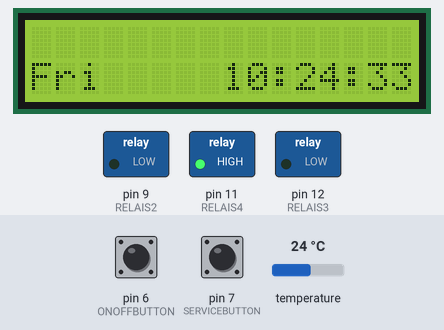
A sketch run on a simulated Arduino Uno, built with avr-gcc and run on an emulated ATmega328P. On the bench: 16×2 character LCD, switched loads named in the sketch (green lamp = pin HIGH). The test bench sets the inputs (shaded band); at power-on: temperature 24 °C, pin 7 (SERVICEBUTTON) HIGH, pin 6 (ONOFFBUTTON) HIGH. WiFi joins after 1.5 s; servers stay silent unless stated; the local clock reads 2024-03-15 10:24:30 at power-on unless the sketch sets it; what the sketch prints to the serial monitor is not drawn.

Above: at 3.7 s.
3.8 s: temperature set to 30.2 °C
At 5.2 s:
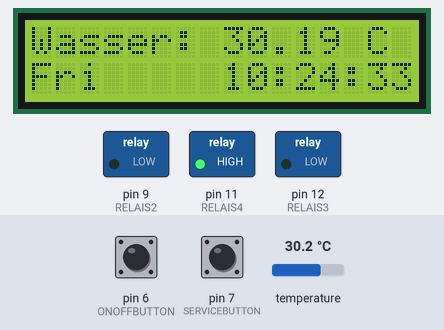
11.8 s: temperature set to 31.5 °C
At 15.0 s:
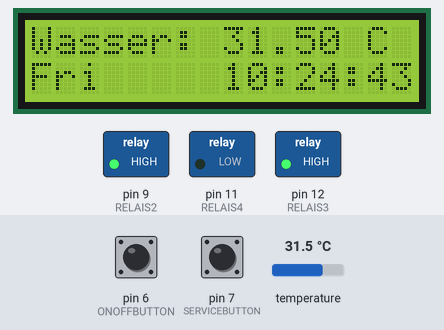
21.3 s: pin 7 (SERVICEBUTTON) pulled LOW for 3.2 s
At 24.5 s:
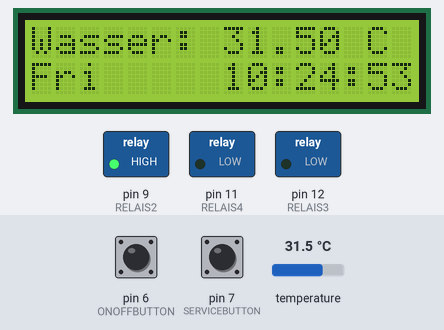
28.0 s: pin 6 (ONOFFBUTTON) pulled LOW for 1.6 s
At 31.2 s:
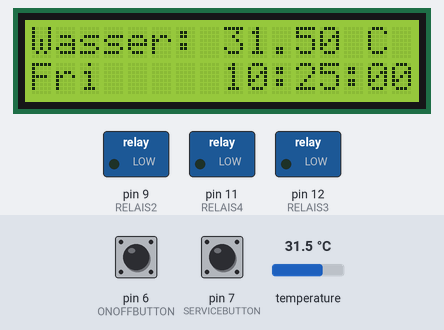
34.4 s: pin 7 (SERVICEBUTTON) pulled LOW for 1.6 s
At 37.8 s:
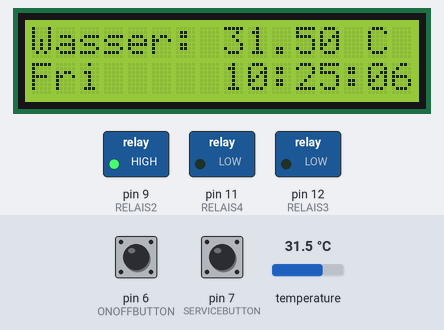
40.8 s: pin 6 (ONOFFBUTTON) pulled LOW for 1.6 s
At 44.5 s:
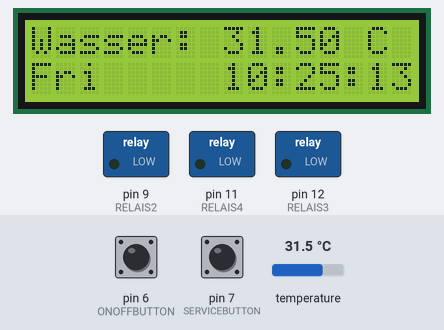
Timing chart, 0 to 47.2 s (numbered marks = the images above; inputs shaded):
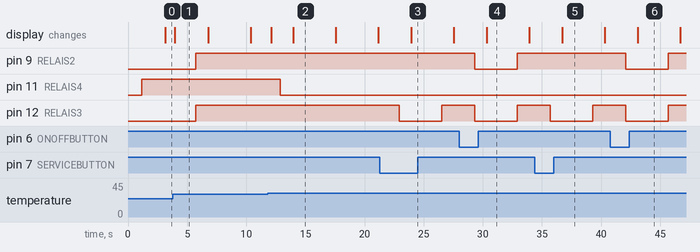

The sketch:

AquariumSteuerung.ino
```cpp
#include "Arduino.h"
//#include "LiquidCrystal\LiquidCrystal.h" //LCD-Bibliothek laden
//#include <LiquidCrystal.h> //LCD-Bibliothek laden

#include <OneWire.h>
#include <LiquidCrystal_I2C.h>
#include <ds3231.h>
#include <Ethernet.h>
#include <SPI.h>
#include <DallasTemperature.h>
#include <EthernetUdp.h>

#include "Definitions.h"
#include "Display.h"
#include "Light.h"
#include "Heater.h"
#include "Pump.h"
#include "DateTime.h"


/*const String WINTER  = "winter";
const String SOMMER = "sommer";
const String SYNC = "sync";
const String SERVICE = "service";
const String TEMP = "temperature";
const String NORMAL = "normal";
//const String NO = "no";
const String DPIN1 = "pin1";
const String DPIN2 = "pin2";
const String DPIN3 = "pin3";
const String DPIN4 = "pin4";
const String DPIN5 = "pin5";
const String DPIN6 = "pin6";
const String DPIN7 = "pin7";     // Service
const String DPIN8 = "pin8";     // onOff
const String DPIN9 = "pin9";     //Light
const String DPIN10 = "pin10";   // Pump
const String DPIN11 = "pin11";   // Heater
const String DPIN12 = "pin12";
*/

long refresh=0;
bool serviceModeOn = false;


// Init the DS3231 using the hardware interface
DS3231  rtc(SDA, SCL);
OneWire  ds(TEMPSENSOR);
DallasTemperature sensors(&ds);
/// Belegung SDA, SCL
/// Arduino SDA = PinAnalog 4
///         SLC = Pin Analog 5

LiquidCrystal_I2C lcd(0x27,16,2);

// functionDeclaration
bool setServiceMode();
bool setOff();
bool connected;

class Display *display;
class Light *light;
class Heater *heater;
class Pump *pump;
class DateTime* dateTime;

bool synchronise();
//void sentToWebServer();

// assign a MAC address for the Ethernet controller.
// fill in your address here:


byte mac[] = {
  0xDE, 0xAD, 0xBE, 0xEF, 0xFE, 0xED
};
// assign an IP address for the controller:
IPAddress ip(192, 168, 0, 22);
//IPAddress server(10, 0, 2, 15);
EthernetClient client;
EthernetServer eserver(23);
IPAddress server(184, 188, 16, 158);
IPAddress webServer(192, 168, 0, 2);
//void getCharFromEthernet();
String remoteString;


void setup()
{
// Add your initialization code here
	Serial.begin(9600);
	while (!Serial) {
		    ; // wait for serial port to connect. Needed for native USB port only
		  }
	Serial.println("Setup\n");
	lcd.init();
	rtc.begin();
	lcd.begin(16,2);
	lcd.backlight();
	connected = false;

	Serial.println("ready setup");
	rtc.begin();
	sensors.begin();
	sensors.setResolution(TEMP_RESOLUTION);


	refresh = 0;
	Serial.println("initialised");

	// start the Ethernet connection and the server:

	Ethernet.begin(mac, ip);
	Serial.begin(9600);
	while(!Serial)
	{;
	}
	delay(1000);
	eserver.begin();
/*	if (client.connect(server, 10002)) {
	    Serial.println("connected");
	}
	else
	{
		Serial.println("connection failed");
	}*/
	//client.connect(server,23);

	pinMode(RELAIS2,OUTPUT);
	pinMode(RELAIS3,OUTPUT);
	pinMode(RELAIS4,OUTPUT);

	pinMode(SERVICEBUTTON,INPUT_PULLUP);
	pinMode(ONOFFBUTTON,INPUT_PULLUP);
	pinMode(TEMPSENSOR,INPUT);


	display = new Display(&sensors,&lcd,&rtc);
	light = new Light(&rtc);
	heater = new Heater();
	pump = new Pump();
//	dateTime = new DateTime();

	//rtc.setDate(28,10,2018);
	//rtc.setDOW(6);
//	rtc.setTime(18,5,00);

	delay(1000);

	Serial.println("synchronise");
//	synchronise();
}


// The loop function is called in an endless loop
void loop()
{

	Serial.println("loop begin");
	//lcd.clear();
	//lcd.print(rtc.getTemp());
	delay(1000);
	//rtc.getDateStr();
//	Serial.print(rtc.getDateStr());

	display->setTime();
	display->setTemperature();


	delay(DELAYTIME_BASE);
//	Serial.println("loop begin");

	if(TO_ACTUALISE(refresh,TOGGLE_TIME_DISPLAY))
	{
		display->setTemperature();
	}

	if(!setOff())
	{
		if(!setServiceMode())
		{
		//	Serial.println("ServiceModeOff");

			float celsius = display->getWaterTemperature();
			//Serial.println("celsius");
			heater->setHeaterOnOff(celsius);

			if(TO_ACTUALISE(refresh,ACTUALISE_LIGHT_MULTiPLIER))
			{
				light->setLighOnOff();
				pump->setPumpOn();
			}
		}
	}
	refresh = refresh+1;

	if(refresh> REFRESHVARIABLE_MAX)
	{
		refresh = 0;
	}


/*	if(TO_ACTUALISE(refresh,ACTUALISE_NTC_MULTIPLIER))
	{
		synchronise();
	}*/

	//Serial.println("before reading char from telnet");


//	getCharFromEthernet();
//	sentToWebServer();
}

/*void sentToWebServer()
{
	client.connect(webServer, 80);
	if(client.connected()){
		Serial.println("WebClient connected");
		client.print("GET http://192.168.0.2/index.php?Time=");
		client.print(rtc.getTimeStr());
		Serial.println(rtc.getTimeStr());
	    client.print("&Temperatur=");
	    client.print(display->getWaterTemperature());
	    client.print("&Licht=");
	    client.print(light->getStatus());
	    client.print("&Pumpe=");
	    client.print(pump->getStatus());
	    client.print("&Heizung=");
	    client.print(heater->getStatus());
		client.println(" HTTP/1.0");
		client.println("Host: http://192.168.0.2");
		client.println();
	}
	client.stop();
}*/


/*void getCharFromEthernet()
{
	 client = eserver.available();
	 if (client.available()) {
		 Serial.println("client availible");
		    if (!connected) {
		      client.flush();
		      connected = true;
		    }

	    char c = client.read();
	    remoteString +=c;
	    remoteAction(remoteString);
	  }
	 else
	 {
		 Serial.println("client not availible");
	 }
	  // if the server's disconnected, stop the client:
	  if (!client.connected()) {
	    Serial.println();
	    client.stop();
	    remoteString = "";
	  }
}*/


/*void remoteAction(String rString)
{
	/* Verbindung mit Telnet Server
	 * 	 * telnet
	 * open 192.168.0.22
	 * warten
	 * winter - Winterzeit -1h
	 * sommer - Sommerzeit +1 h
	 * sync - mit Timeserver sychronisieren
	 * service - Servicemode einstellen, temperatur und pumpe aus, Licht an
	 * normal  - Normalmode einstellen, d.h SErviceMode zurückstellen, tempertur, pumpe,licht an (abhängig Uhrzeit)
	 */

/*	Serial.println(rString);
	int hour = rtc.getTime().hour;
	if(rString == WINTER)
	{
		hour = hour -1;
		rtc.setTime(hour,rtc.getTime().min,rtc.getTime().sec);
		Serial.println("set Wintertime");
		remoteString = "";

	}
	else if (rString == SOMMER)
	{
		hour = hour +1;
		rtc.setTime(hour,rtc.getTime().min,rtc.getTime().sec);
		Serial.println("set Summertime");
		remoteString = "";
	}
	else if(rString == SYNC)
	{
		synchronise();
	}
	else if(rString == SERVICE)
	{
		serviceModeOn = true;
	}
	else if(rString == NORMAL)
	{
		serviceModeOn = false;
	}
	else if(rString == TEMP)
	{
		sendTemperaturToClient();
	}
	else if(rString == DPIN1)
	{
		sendoutputPinState(1);
	}
	else if(rString == DPIN2)
	{
		sendoutputPinState(2);
	}
	else if(rString == DPIN3)
	{
		sendoutputPinState(3);
	}
	else if(rString == DPIN4)
	{
		sendoutputPinState(4);
	}
	else if(rString == DPIN5)
	{
		sendoutputPinState(5);
	}
	else if(rString == DPIN6)
	{
		sendoutputPinState(6);
	}
	else if(rString == DPIN7)
	{
		sendoutputPinState(7);
	}
	else if(rString == DPIN8)
	{
		sendoutputPinState(8);
	}
	else if(rString == DPIN9)
	{
		sendoutputPinState(9);
	}
	else if(rString == DPIN10)
	{
		sendoutputPinState(10);
	}
	else if(rString == DPIN11)
	{
		sendoutputPinState(11);
	}
	else if(rString == DPIN12)
	{
		sendoutputPinState(12);
	}
}*/


bool setServiceMode()
{
	bool retVal=false;

	if((digitalRead(SERVICEBUTTON)==INACTIVE) || serviceModeOn)  //switch on
	{
		//Serial.println("ServiceMode set");
		light->setLightOn();
		pump->setPumpOff();
		heater->setHeaterOff();
		retVal=true;
	}
	return retVal;
}

bool setOff()
{
	bool retVal = false;
	if(digitalRead(ONOFFBUTTON)==INACTIVE) // Switch on
	{
		light->setLightOff();
		pump->setPumpOff();
		heater->setHeaterOff();
		retVal=true;
	}
	return retVal;
}

/*bool synchronise()
{
	bool sync = false;
	//Serial.print("actualise ");
	Serial.println(rtc.getTimeStr());

	int i = 0;
	while(i< 10)
	{
		if(sync)
			break;


		if(dateTime->isNewSync())
		{
			//Serial.print("Have new Synchronisation ");
			int hours = dateTime->getHours();
			int minutes = dateTime->getMinutes();
			int seconds = dateTime->getSeconds();
			int diff = dateTime->getTimeDiff(rtc.getTime());
			hours = hours + diff;
			//Serial.print("set the time ");
			rtc.setTime(hours,minutes,seconds);

			//Serial.print("The new received UTC time is ");
			//Serial.print(hours);
			//Serial.print(":");
			//Serial.print(minutes);
			//Serial.print(":");
			//Serial.println(seconds);
			//rtc.setTime(hours,minutes,seconds);
			sync = true;
		}
	delay(500);
	i = i+1;
	}
	return sync;
}*/

/*void sendoutputPinState(int pin)
{
//  client = eserver.available();
  client.print("digital pin ");
  client.print(pin);
  client.print(" is ");
  if (digitalRead(pin)) {
    client.println("HIGH");
  }
  else
    client.println("LOW");
}*/

/*void sendTemperaturToClient()
{
//  client = eserver.available();
  client.print("Temperatur");
  client.print(" is ");
  client.print( display->getWaterTemperature());
}*/
```

DateTime.cpp
```cpp
/*
 * DateTime.cpp
 *
 *  Created on: 31.03.2018
 *      Author: Udo
 */
/*
//#include "Arduino.h"
#include <EthernetUdp.h>
#include <Ethernet.h>

#include "DateTime.h"

const int NTP_PACKET_SIZE = 48; // NTP time stamp is in the first 48 bytes of the message
byte packetBuffer[ NTP_PACKET_SIZE]; //buffer to hold incoming and outgoing packets
EthernetUDP Udp;
char timeServer[] = "pool.ntp.org";
//char timeServer[] = "time.nist.gov"; // time.nist.gov NTP server
unsigned int localPort = 8888;       // local port to listen for UDP packets


/*DateTime::DateTime() {
	summerWinterTimeArray[0][0] = 2018;
	summerWinterTimeArray[0][1] = 10;
	summerWinterTimeArray[0][2] = 28;

	summerWinterTimeArray[1][0] = 2019;
	summerWinterTimeArray[1][1] = 3;
	summerWinterTimeArray[1][2] = 31;

/*	summerWinterTimeArray[2][0] = 2019;
	summerWinterTimeArray[2][1] = 10;
	summerWinterTimeArray[2][2] = 27;

	summerWinterTimeArray[3][0] = 2020;
	summerWinterTimeArray[3][1] = 3;
	summerWinterTimeArray[3][2] = 29;

	summerWinterTimeArray[4][0] = 2020;
	summerWinterTimeArray[4][1] = 10;
	summerWinterTimeArray[4][2] = 25;


	hour=0;
	minute=0;
	second=0;
	year=0;
	month=0;
	day=0;

	// take care, Ethernet must be activated before
	// Ethernet begin
	Udp.begin(localPort);
}

DateTime::~DateTime() {
	// TODO Auto-generated destructor stub
}

void DateTime::sendNTPpacket(char* address)
{
	  memset(packetBuffer, 0, NTP_PACKET_SIZE);
	  // Initialize values needed to form NTP request
	  // (see URL above for details on the packets)
	  packetBuffer[0] = 0b11100011;   // LI, Version, Mode
	  packetBuffer[1] = 0;     // Stratum, or type of clock
	  packetBuffer[2] = 6;     // Polling Interval
	  packetBuffer[3] = 0xEC;  // Peer Clock Precision
	  // 8 bytes of zero for Root Delay & Root Dispersion
	  packetBuffer[12]  = 49;
	  packetBuffer[13]  = 0x4E;
	  packetBuffer[14]  = 49;
	  packetBuffer[15]  = 52;
	  // all NTP fields have been given values, now
	  // you can send a packet requesting a timestamp:
	  Udp.beginPacket(address, 123); //NTP requests are to port 123
	  Udp.write(packetBuffer, NTP_PACKET_SIZE);
	  Udp.endPacket();
}


bool DateTime:: isNewSync()
{
	bool isSync = false;
	sendNTPpacket(timeServer); // send an NTP packet to a time server

	delay(100);
	Udp.read(packetBuffer, NTP_PACKET_SIZE); // read the packet into the buffer

	// the timestamp starts at byte 40 of the received packet and is four bytes,
	// or two words, long. First, extract the two words:

	unsigned long highWord = word(packetBuffer[40], packetBuffer[41]);
	unsigned long lowWord = word(packetBuffer[42], packetBuffer[43]);
	// combine the four bytes (two words) into a long integer
	// this is NTP time (seconds since Jan 1 1900):
	unsigned long secsSince1900 = highWord << 16 | lowWord;

	if(secsSince1900 > 0){


		Serial.print("Seconds since Jan 1 1900 = ");
		Serial.println(secsSince1900);

		// now convert NTP time into everyday time:
		Serial.print("Unix time = ");
		// Unix time starts on Jan 1 1970. In seconds, that's 2208988800:
		const unsigned long seventyYears = 2208988800UL;
		// subtract seventy years:
		unsigned long epoch = secsSince1900 - seventyYears;
		// print Unix time:
		Serial.println(epoch);


		// print the hour, minute and second:
		Serial.print("The UTC time is ");       // UTC is the time at Greenwich Meridian (GMT)
		hour = ((epoch  % 86400L) / 3600);
		Serial.print((epoch  % 86400L) / 3600); // print the hour (86400 equals secs per day)
		Serial.print(':');
		if (((epoch % 3600) / 60) < 10) {
				// In the first 10 minutes of each hour, we'll want a leading '0'
			Serial.print('0');
		}
		minute = ((epoch  % 3600) / 60);
		Serial.print((epoch  % 3600) / 60); // print the minute (3600 equals secs per minute)

		Serial.print(':');
		if ((epoch % 60) < 10) {
		// In the first 10 seconds of each minute, we'll want a leading '0'
			Serial.print('0');
		 }
		second = epoch % 60;
		Serial.println(epoch % 60); // print the second
		isSync = true;
	}
		// wait ten seconds before asking for the time again
	delay(3000);
	Udp.parsePacket();
	Ethernet.maintain();
	return isSync;
}


int DateTime::getTimeDiff(Time time)
{
	// it is wintertime as default
	int timeDiff = 1;
	Serial.print("get to Function getTimeDiff month is: ");
	Serial.println(time.mon);
	// timechange every mach and octoer
	// other month not critical
	// between April and September it is summerTime, add two hours
	if((time.mon > MARCH) && (time.mon < OCTOBER))
	{
		Serial.println("after march and before october, no change of time ");
		return 2;
	}
	// between january and February and november and december it is wintertime add one hour
	else if ((time.mon < MARCH) && (time.mon > OCTOBER))
	{
		Serial.println("before march and after october, no change of time ");
		return 1;
	}

	// find array year
	uint16_t yearIndex = 0;
	bool summerTime = true;
	for(yearIndex=0;yearIndex<ARRAYYEAR_COUNT;++yearIndex)
	{
		// search year
		if(summerWinterTimeArray[yearIndex][0]==time.year)
		{
			Serial.println("it is the year ");
			// if it is october go one arry further, and it is wintertime
			if(time.mon  == OCTOBER)
			{
				Serial.println("it is october ");
				// second half of the year
				Serial.println("it is wintertime ");
				summerTime = false;
			}
			break;
		}
	}

	Serial.println(summerWinterTimeArray[yearIndex][2]);
	Serial.println(time.date);
	// it is either october or march, so get the day
	if(time.date == summerWinterTimeArray[yearIndex][2])
	{

		// summertime and after 2 oclock, go for two hours
		if(summerTime && (time.hour > CHANGEHOURE))
		{
			Serial.println("summerTime, timeDiff 2");
			timeDiff = 2;
		}
		// wintertime and after 2 oclock, go for one hours
		else if(!summerTime && (time.hour > CHANGEHOURE))
		{
			Serial.println("wintertime, timeDiff 1");
			timeDiff = 1;
		}
		// summertime and 2 oclock or before, go for two hours (it is still wintertime)
		else if(summerTime)
		{
			Serial.println("timeDiff 1");
			timeDiff = 1;
		}
		//
		else
		{
			Serial.println("else, timeDiff 2");
			timeDiff = 2;
		}
	}
	return timeDiff;
}*/
```

DateTime.h
```cpp
/*
 * DateTime.h
 *
 *  Created on: 31.03.2018
 *      Author: Udo
 */

/*#ifndef DATETIME_H_
#define DATETIME_H_

#include "DS3231.h"

#define ARRAYYEAR_COUNT 2
#define ARRAYDATECOUNT  3
#define SUMMERTIMEDIFF 2
#define WINTERTIMEDIFF 1
#define MARCH  3
#define OCTOBER 10
#define CHANGEHOURE  2


class DateTime {
public:
	DateTime();
	virtual ~DateTime();

	int getHours() {return hour;}
	int getMinutes() {return minute;}
	int getSeconds() {return second;}

	bool isNewSync();
	int getTimeDiff(Time time);

private:


	uint16_t hour;
	uint16_t minute;
	uint16_t second;
	uint16_t year;
	uint16_t month;
	uint16_t day;
	uint16_t summerWinterTimeArray[ARRAYYEAR_COUNT][ARRAYDATECOUNT];
	void sendNTPpacket(char* address);


};

#endif /* DATETIME_H_ */
```

Definitions.h
```cpp
#ifndef _DEFINITIONS
#define _DEFINITIONS

#include "Arduino.h"

// ARDUINO IN/OUT
#define RELAIS2       9     /// 6   //LIGHT  //OUT, gelb LED, graues Kabel
#define RELAIS3       12    /// 7    //PUMP  //OUT, rote LED , orange Kabel
#define RELAIS4       11    /// 8    //HEATER //OUT, blau LED. yellow Kabel,
#define TEMPSENSOR    8	    //TempSensor  //IN
#define SERVICEBUTTON 7     //ServiceButton  hight: Pump, TempSensor out//IN
#define ONOFFBUTTON   6    //ONOFFBUTTON +																														v     hight: Pump, TempSensor, Light out //IN
//#define LCD_RS		  12
//#define LCD_ENABLE	  13
//#define LCD_D0		  5
//#define LCD_D1		  4
//#define LCD_D2		  3
//#define LCD_D3		  2


// SDA PinA4
// SLC PinA5


// Belegung serieller Anschluss Relais
// Pin1  5V rot
// pin5  gnd sw
// pin6  light grau
// pin7 pump orange
// pin8 heater yellow


// Relais1 light
// Relais2 pump
// Relais3 heater

// Belegung serielle Schnittstelle
// 1 - 5V
// 5 - Ground
// 6,7,8,9 Daten


// LCD positions
#define CURSERPOSTEMPSTRING  0
#define CURSERPOSTEMPVALUE   8
#define CURSERPOSCSTRING     14
#define MAXSEC				 59
#define DISPLAYTOGGLETIME    20
#define TEMP_RESOLUTION      12

#define WATERTEMPERATUR_VALIDMAXVALUE  40
#define WATERTEMPERATUR_VALIDMINVALUE  10

// active and inavtive settings, can be changed for relais high active or low acive
#define ACTIVE          HIGH
#define INACTIVE        LOW

// value for actualising display  and light calculation
#define REFRESHVARIABLE_MAX   80000
#define TOGGLE_TIME_DISPLAY   200
#define DELAYTIME_BASE		  		200
#define ACTUALISE_LIGHT_MULTiPLIER  20
#define ACTUALISE_TIME_MULTIPLIER   800
#define ACTUALISE_PUMP_MULTIPLIER   2000
//#define ACTUALISE_NTC_MULTIPLIER    500
#define ACTUALISE_NTC_MULTIPLIER    80000

// macro calculate when to actualise
#define TO_ACTUALISE(REFRESH,MULTIPLIER) (!((REFRESH*DELAYTIME_BASE)%MULTIPLIER))

#endif
```

Heater.h
```cpp
/*
 * Heater.h
 *
 *  Created on: 28.05.2017
 *      Author: Udo
 */

#include <ds3231.h>

#ifndef HEATER_H_
#define HEATER_H_

#define WATERTEMP_HEATEROFF    31
#define WATERTEMP_HEATERON     29

// stati for light
enum class HEATER_STATUS
{
	HEATER_ON=0,
	HEATER_OFF
};


class Heater {
private:
	HEATER_STATUS heaterStatus;
public:
	Heater();
	virtual ~Heater();
	void setHeaterOnOff(float temperature);
	void setHeaterOn();
	void setHeaterOff();
	String getStatus();
};

#endif /* HEATER_H_ */
```

Source omitted: Display.cpp (2572 bytes), Display.h (1157 bytes), Heater.cpp (1102 bytes), Light.cpp (4875 bytes), Light.h (961 bytes), Pump.cpp (646 bytes), Pump.h (343 bytes), sloeber.ino.cpp (673 bytes)

Measured:
- the behaviour switches between 30.9 and 31 °C on temperature (found by bisection; images 1 and 2)
- after the input at 11.8 s, pin 11 (RELAIS4): HIGH → LOW after 1.1 s
- after the input at 21.3 s, pin 12 (RELAIS3): HIGH → LOW after 1.6 s, → HIGH 3.6 s later; the display: changes after 2.7 s (image 3)
- after the input at 28.0 s, pin 9 (RELAIS2), pin 12 (RELAIS3): HIGH → LOW after 1.3 s, → HIGH 3.6 s later; the display: changes after 2.3 s (image 4)
- after the input at 34.4 s, pin 12 (RELAIS3): HIGH → LOW after 1.3 s, → HIGH 3.6 s later; the display: changes after 2.3 s (image 5)
- after the input at 40.8 s, pin 9 (RELAIS2), pin 12 (RELAIS3): HIGH → LOW after 1.3 s, → HIGH 3.6 s later
- what the display in image 1 shows lasts 2.9 s, from 3.9 s to 6.8 s
